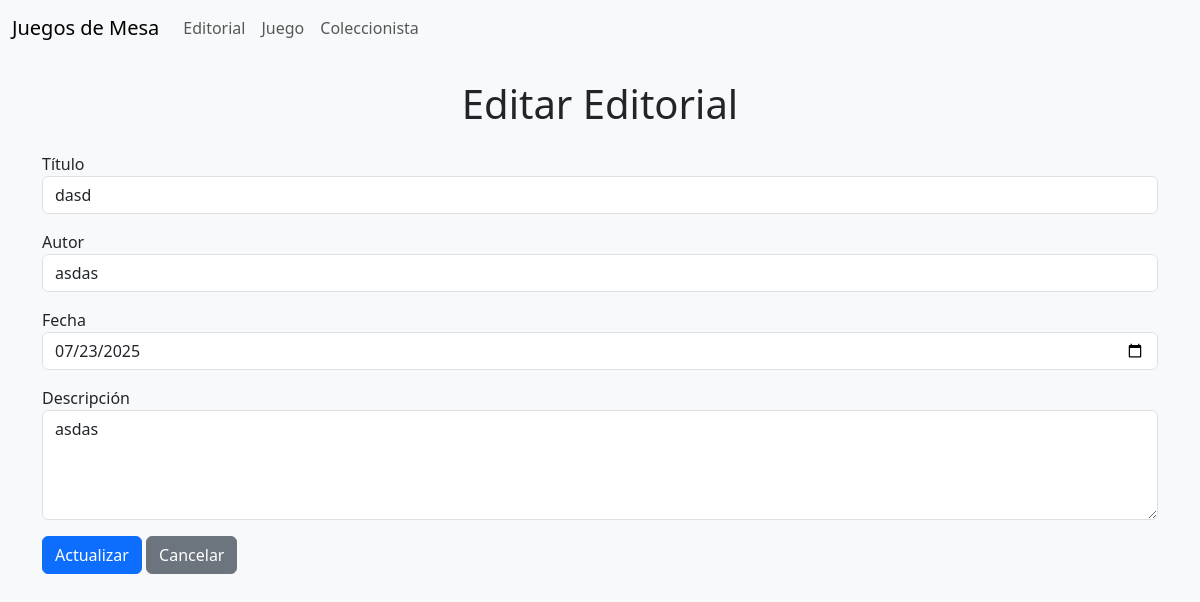
The page /editorial/3/editar/ on the database its author committed.
### Aplicaciones/Editorial/models.py (models this page shows, shortened)
class Editorial(models.Model):
    titulo = models.CharField(max_length=200)
    autor = models.CharField(max_length=100)
    fecha = models.DateField()
    descripcion = models.TextField()

### Aplicaciones/Editorial/views.py (the view)
# urls.py: path('<int:id>/editar/', views.editarEditorial, name='editar_editorial'),
def editarEditorial(request, id):
    editorial = get_object_or_404(Editorial, id=id)
    return render(request, 'editorial/editar.html', {"editorial": editorial})

### Aplicaciones/Editorial/templates/editorial/editar.html (shortened to what this page needs)
{% extends 'plantilla.html' %}
{% block contenido %}
<div class="container mt-4">
    <h1 class="text-center mb-4">Editar Editorial</h1>
    <form action="{% url 'procesar_editorial' editorial.id %}" method="post">
        <div class="mb-3">
            <label>Título</label>
            <input type="text" name="titulo" class="form-control" value="{{ editorial.titulo }}" required>
        </div>
        <div class="mb-3">
            <label>Autor</label>
            <input type="text" name="autor" class="form-control" value="{{ editorial.autor }}" required>
        </div>
        <div class="mb-3">
            <label>Fecha</label>
            <input type="date" name="fecha" class="form-control" value="{{ editorial.fecha|date:'Y-m-d' }}" required>
        </div>
        <div class="mb-3">
            <label>Descripción</label>
            <textarea name="descripcion" class="form-control" rows="4" required>{{ editorial.descripcion }}</textarea>
        </div>
        <button type="submit" class="btn btn-primary">Actualizar</button>
        <a href="{% url 'lista_editorial' %}" class="btn btn-secondary">Cancelar</a>
    </form>
</div>
{% endblock %}

### rows shown on the page
Editorial: titulo "dasd", autor "asdas", fecha "07/23/2025", descripcion "asdas"
